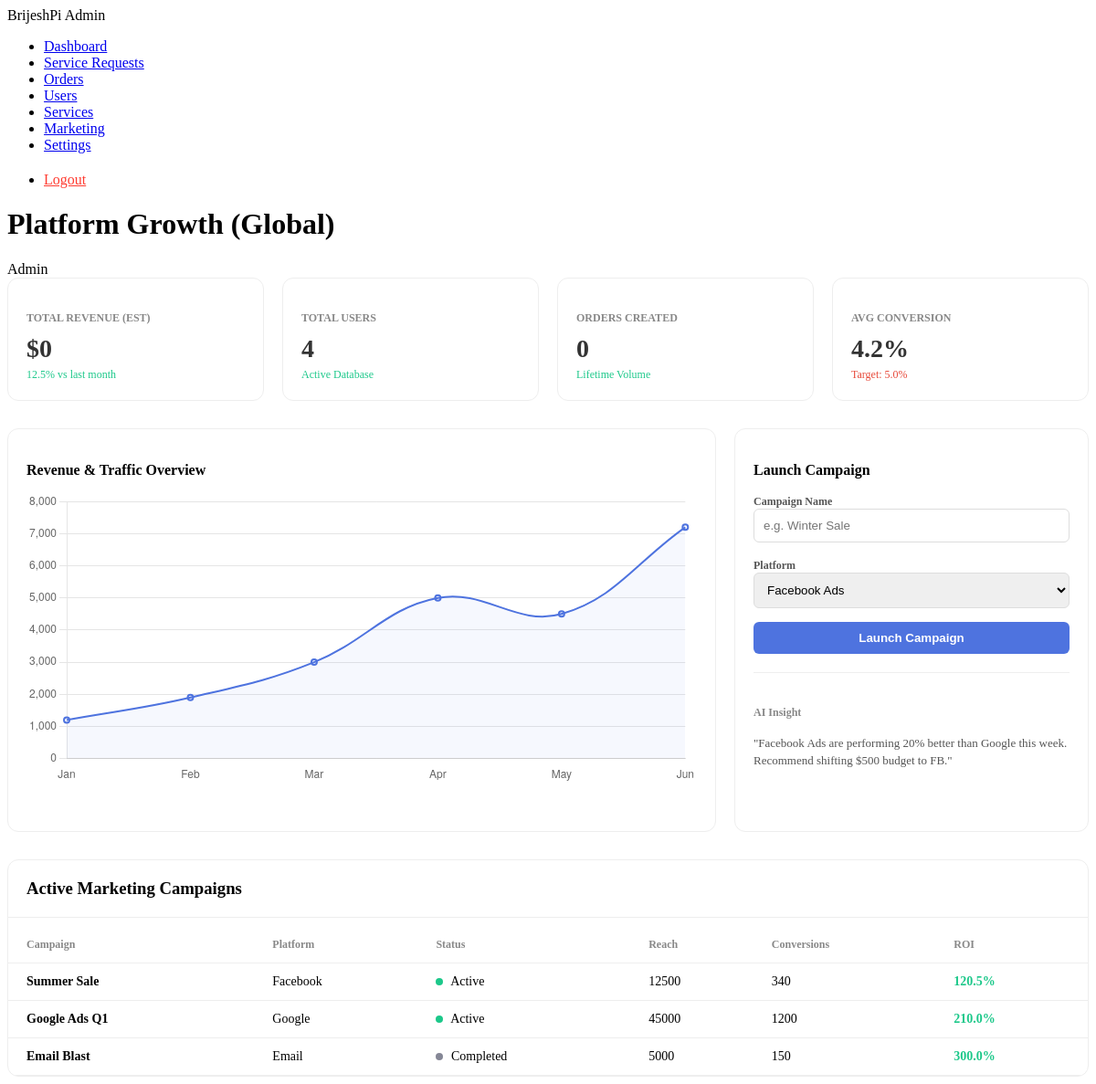
The app's page /admin/marketing (signed in) with its own data.
### app.py (models this page shows)
class Campaign(db.Model):
    id = db.Column(db.Integer, primary_key=True)
    name = db.Column(db.String(100), nullable=False)
    platform = db.Column(db.String(50))
    status = db.Column(db.String(20))
    reach = db.Column(db.Integer, default=0)
    conversions = db.Column(db.Integer, default=0)
    budget_spent = db.Column(db.Float, default=0.0)
    roi = db.Column(db.Float, default=0.0)

### app.py (the view)
@admin_bp.route('/marketing')
@login_required
@admin_required
def marketing():
    total_users = User.query.count()
    total_orders = ServiceRequest.query.count()
    growth_percent = 12.5
    revenue_estimate = total_orders * 150
    campaigns = Campaign.query.all()
    return render_template('admin/marketing.html',
                           users=total_users,
                           orders=total_orders,
                           growth=growth_percent,
                           revenue=revenue_estimate,
                           campaigns=campaigns)

### app.py (called while the page is built)
@login_manager.user_loader
def load_user(user_id):
    return User.query.get(int(user_id))

def admin_required(f):
    @wraps(f)
    def decorated_function(*args, **kwargs):
        if not current_user.is_authenticated or current_user.role != 'admin':
            flash("You do not have permission to access this page.", "danger")
            return redirect(url_for('login'))
        return f(*args, **kwargs)
    return decorated_function

### templates/admin/marketing.html (shortened to what this page needs)
<!DOCTYPE html>
<html lang="en">
<head>
    <link rel="stylesheet" href="{{ url_for('admin.static', filename='admin/css/style.css') }}">
</head>
<body>
    <aside class="sidebar">
        <div class="brand">
            <span>BrijeshPi Admin</span>
        </div>
        <ul class="nav-links">
            <li><a href="{{ url_for('admin.dashboard') }}">Dashboard</a></li>
            <li><a href="{{ url_for('admin.requests') }}">Service Requests</a></li>
            <li><a href="{{ url_for('admin.orders') }}">Orders</a></li>
            <li><a href="{{ url_for('admin.users') }}">Users</a></li>
            <li><a href="{{ url_for('admin.services') }}">Services</a></li>
            <li><a href="{{ url_for('admin.marketing') }}">Marketing</a></li>
            <li><a href="{{ url_for('admin.settings') }}">Settings</a></li>
            <li style="margin-top: 20px;"><a href="/logout" style="color: #ff3b30;">Logout</a></li>
        </ul>
    </aside>
    <main class="main-content">
        <header class="header">
            <h1 class="page-title">Platform Growth (Global)</h1>
            <div class="user-profile"><span>Admin</span></div>
        </header>
        <section class="grid-4">
            <div class="stat-card">
                <h4>Total Revenue (Est)</h4>
                <div class="val">${{ revenue }}</div>
                <div class="trend up"> {{ growth }}% vs last month</div>
            </div>
            <div class="stat-card">
                <h4>Total Users</h4>
                <div class="val">{{ users }}</div>
                <div class="trend up">Active Database</div>
            </div>
            <div class="stat-card">
                <h4>Orders Created</h4>
                <div class="val">{{ orders }}</div>
                <div class="trend up">Lifetime Volume</div>
            </div>
            <div class="stat-card">
                <h4>Avg Conversion</h4>
                <div class="val">4.2%</div>
                <div class="trend down">Target: 5.0%</div>
            </div>
        </section>
        <section class="grid-2">
            <div class="chart-box" style="height: 400px;">
                <h3 style="font-size: 16px; margin-bottom: 15px;">Revenue & Traffic Overview</h3>
                <div style="height: 320px;">
                    <canvas id="growthChart"></canvas>
                </div>
            </div>
            <div class="chart-box" style="height: auto;">
                <h3 style="font-size: 16px; margin-bottom: 15px;">Launch Campaign</h3>
                <form action="/admin/marketing/campaign/add" method="POST">
                    <label style="font-size: 12px; font-weight: 600; color: #555;">Campaign Name</label>
                    <input type="text" name="name" required placeholder="e.g. Winter Sale">
                    <label style="font-size: 12px; font-weight: 600; color: #555;">Platform</label>
                    <select name="platform">
                        <option value="Facebook">Facebook Ads</option>
                    </select>
                    <button type="submit">Launch Campaign</button>
                </form>
                <div style="margin-top: 20px; padding-top: 20px; border-top: 1px solid #eee;">
                    <h4 style="font-size: 12px; color: #888;">AI Insight</h4>
                    <p style="font-size: 13px; color: #555; margin-top: 5px; line-height: 1.5;">
                        "Facebook Ads are performing 20% better than Google this week. Recommend shifting $500 budget to FB."
                    </p>
                </div>
            </div>
        </section>
        <section class="card" style="padding: 0; overflow: hidden; background: white; border-radius: 12px; border: 1px solid #eee;">
            <div style="padding: 20px; border-bottom: 1px solid #eee;">
                <h3 style="margin: 0;">Active Marketing Campaigns</h3>
            </div>
            <table class="campaign-table">
                <thead>
                    <tr>
                        <th style="padding-left: 20px;">Campaign</th>
                        <th>Platform</th>
                        <th>Status</th>
                        <th>Reach</th>
                        <th>Conversions</th>
                        <th>ROI</th>
                    </tr>
                </thead>
                <tbody>
                    {% for camp in campaigns %}
                    <tr>
                        <td style="padding-left: 20px; font-weight: 600;">{{ camp.name }}</td>
                        <td>{{ camp.platform }}</td>
                        <td>
                            <span class="status-dot {% if camp.status == 'Active' %}status-active{% elif camp.status == 'Paused' %}status-paused{% else %}status-completed{% endif %}"></span>
                            {{ camp.status }}
                        </td>
                        <td>{{ camp.reach }}</td>
                        <td>{{ camp.conversions }}</td>
                        <td style="color: #1cc88a; font-weight: 600;">{{ camp.roi }}%</td>
                    </tr>
                    {% else %}
                    <tr>
                        <td colspan="6" style="text-align: center; padding: 20px; color: #999;">No campaigns launched yet.</td>
                    </tr>
                    {% endfor %}
                </tbody>
            </table>
        </section>
    </main>
    <script>
        const ctx = document.getElementById('growthChart').getContext('2d');
        const growthChart = new Chart(ctx, {
            type: 'line',
            data: {
                labels: ['Jan', 'Feb', 'Mar', 'Apr', 'May', 'Jun'],
                datasets: [{
                    label: 'Revenue ($)',
                    data: [1200, 1900, 3000, 5000, 4500, 7200],
                    borderColor: '#4e73df',
                    backgroundColor: 'rgba(78, 115, 223, 0.05)',
                    borderWidth: 2,
                    fill: true,
                    tension: 0.4
                }]
            },
            options: {
                responsive: true,
                maintainAspectRatio: false,
                plugins: { legend: { display: false } },
                scales: { y: { beginAtZero: true, grid: { borderDash: [2] } }, x: { grid: { display: false } } }
            }
        });
    </script>
</body>
</html>

### templates/admin/marketing.html (style rules this page uses)
.grid-4 { display: grid; grid-template-columns: repeat(auto-fit, minmax(200px, 1fr)); gap: 20px; margin-bottom: 30px; }
.stat-card { background: white; padding: 20px; border-radius: 12px; border: 1px solid #eee; }
.stat-card h4 { color: #888; font-size: 12px; text-transform: uppercase; margin-bottom: 10px; }
.stat-card .val { font-size: 28px; font-weight: 700; color: #333; }
.stat-card .trend { font-size: 12px; margin-top: 5px; font-weight: 500; }
.trend.up { color: #1cc88a; }
.trend.down { color: #e74a3b; }
.grid-2 { display: grid; grid-template-columns: 2fr 1fr; gap: 20px; margin-bottom: 30px; }
.chart-box { background: white; padding: 20px; border-radius: 12px; border: 1px solid #eee; }
input, select { width: 100%; padding: 10px; margin-bottom: 15px; border: 1px solid #ddd; border-radius: 6px; box-sizing: border-box; }
button { width: 100%; padding: 10px; background: #4e73df; color: white; border: none; border-radius: 6px; cursor: pointer; font-weight: 600; }
.campaign-table { width: 100%; border-collapse: collapse; margin-top: 10px; }
.campaign-table th { text-align: left; padding: 12px; font-size: 12px; color: #888; border-bottom: 1px solid #eee; }
.campaign-table td { padding: 12px; border-bottom: 1px solid #eee; font-size: 14px; }
.status-dot { height: 8px; width: 8px; border-radius: 50%; display: inline-block; margin-right: 5px; }
.status-active { background: #1cc88a; }
.status-completed { background: #858796; }

### records on screen
Campaign: name "Summer Sale", platform "Facebook", status "Active", reach "12500", conversions "340", roi "120.5"
Campaign: name "Google Ads Q1", platform "Google", status "Active", reach "45000", conversions "1200", roi "210.0"
Campaign: name "Email Blast", platform "Email", status "Completed", reach "5000", conversions "150", roi "300.0"

### other values on screen
{{ revenue }} "0"
{{ growth }} "12.5"
{{ users }} "4"
{{ orders }} "0"
